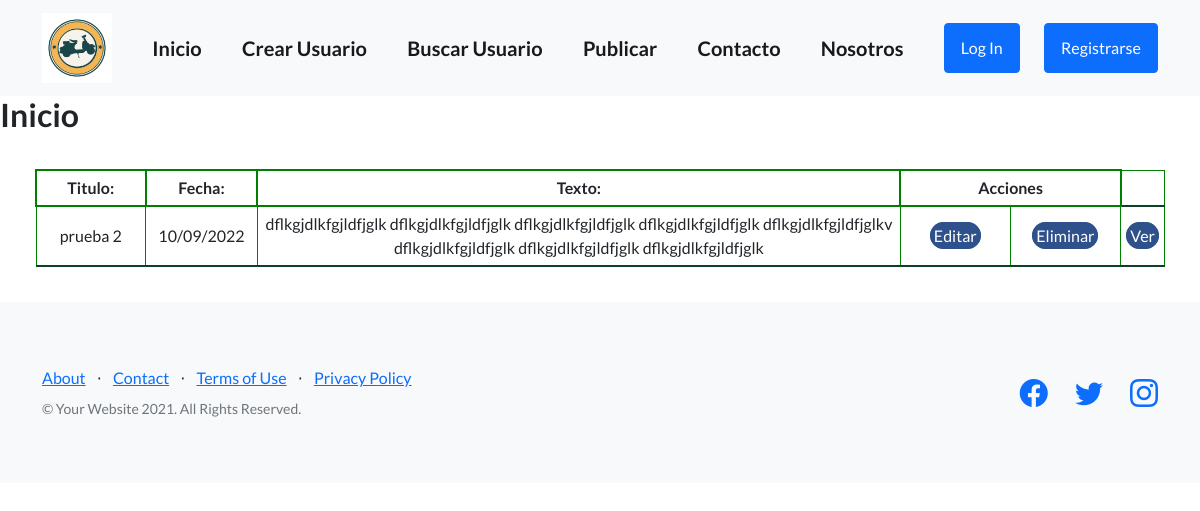
The page / on the database its author committed.
### appUsuario/models.py (models this page shows, shortened)
class Articulo(models.Model):
    titulo = models.CharField(max_length=64)
    fecha_publicada = models.DateField()
    texto = models.TextField(max_length=1000)

### appUsuario/views.py (the view)
# urls.py: path('', views.inicio, name="inicio"),
def inicio(request):
    articulos = Articulo.objects.all()
    contexto = {"articulos": articulos}
    borrado = request.GET.get('borrado', None)
    contexto['borrado'] = borrado
    return render(request, 'appUsuario/index.html', contexto)

### appUsuario/templates/appUsuario/index.html (shortened to what this page needs)
{%extends "appUsuario/template_basico.html"%}
{%block bloque_base%}
<h2>Inicio </h2>
{%if articulos%}
<div class="mostrar-tabla">
    <table class="coder-table">
        <tbody>
            <tr>
                <th class="titulo">
                    Titulo:
                </th>
                <th class="fecha">
                    Fecha:
                </th>
                <th class="texto">
                    Texto:
                </th class="acciones">
                <th colspan="2">
                    Acciones
                </th>
            </tr>
            {%for articulo in articulos%}
                <tr>
                    <td class="titulo">
                        {{articulo.titulo}}
                    </td>
                    <td class="fecha">
                        {{articulo.fecha_publicada|date:"SHORT_DATE_FORMAT"}}
                    </td>
                    <td class="texto">
                        {{articulo.texto}}
                    </td>
                    <td class="td-btn-acciones"><a class="btn-acciones-articulos" href="{%url 'editar_articulo' articulo.id %}">Editar</a></td>
                    <td class="td-btn-acciones"><a class="btn-acciones-articulos" href="{% url 'eliminar_articulo' articulo.id %}">Eliminar</a></td>
                    <td class="td-btn-acciones"><a class="btn-acciones-articulos" href="{% url 'ver_articulo' articulo.id %}">Ver</a></td>
                </tr>
            {%endfor%}
        </tbody>
    </table>
</div>
{%else%}
<h3>No hay articulos!!</h2>
{%endif%}
{%endblock bloque_base%}

### appUsuario/templates/appUsuario/index.html (style rules this page uses)
.mostrar-tabla { margin: 35px; }
tr,td { border: 1px solid green; padding: 5px; text-align: center; width: 100%; }
th { border:2px solid green; padding: 5px; text-align: center; }
.btn-acciones-articulos { border: 1px solid #2e518b; padding: 3px; background-color: #2e518b; color: #ffffff; text-decoration: none; text-transform: capitalize; ; border-radius: 20px; }
.titulo { width: 10%; height: auto; }
.fecha { width: 10%; height: auto; }
.texto { width: 60%; height: auto; }
.td-btn-acciones { width: 10%; height: auto; }

### rows shown on the page
Articulo: titulo "prueba 2", fecha_publicada "10/09/2022", texto "dflkgjdlkfgjldfjglk dflkgjdlkfgjldfjglk dflkgjdlkfgjldfjglk dflkgjdlkfgjldfjglk dflkgjdlkfgjldfjglkv dflkgjdlkfgjldfjglk dflkgjdlkfgjldfjglk dflkgjdlkfgjldfjglk"
